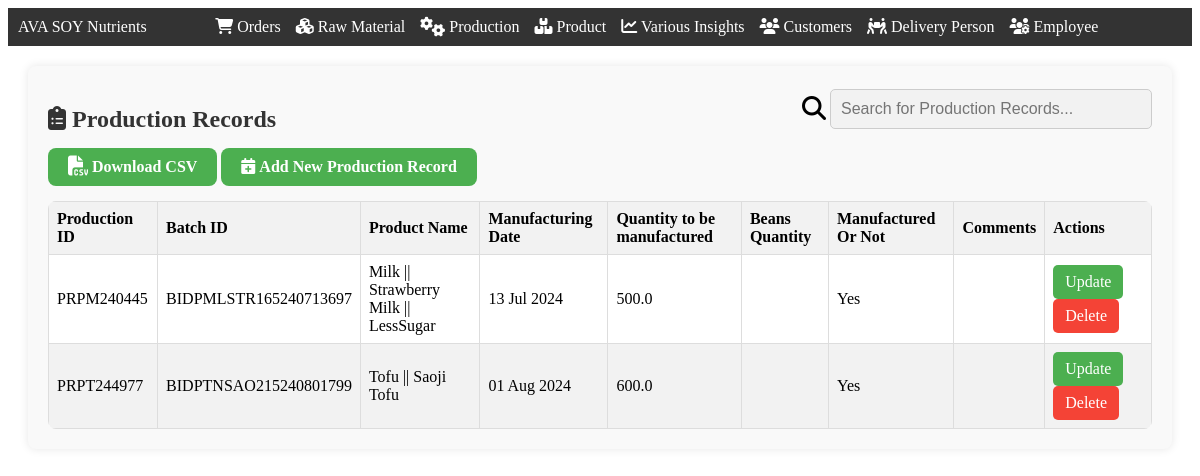
Page /production (signed in) on the committed database.
### app.py (models this page shows)
class Production(db.Model):
    ProductionID = db.Column(db.String(60), primary_key=True)
    BatchID = db.Column(db.String(20))
    ProductID = db.Column(db.String(60), db.ForeignKey('product.ProductID'))
    ManufacturingDate = db.Column(db.Date)
    ManufacturedQuantity = db.Column(db.Float)
    BeansQuantity = db.Column(db.Integer)
    ManufacturedOrNot = db.Column(db.Boolean)
    comments = db.Column(db.String(500))

class Product(db.Model):
    ProductID = db.Column(db.String(60), primary_key=True)
    ProductName = db.Column(db.String(255))
    Type = db.Column(db.Enum('Tofu', 'Milk'))
    SugarType = db.Column(db.String(50))
    ProductDescription = db.Column(db.String(255))
    Price = db.Column(db.Float)
    AvailableQuantity = db.Column(db.Integer)
    TotalQuantityProduced = db.Column(db.Integer)
    AvailableOrNot = db.Column(db.Boolean)

### app.py (the view)
@app.route('/production', methods=["GET", "POST"])
def production():
    print('hello')
    if session['LoggedIn']==True and (session['Designation']=="Admin" or  session['Designation']=="Production Manager"):
        productions = Production.query.all()
        products=Product.query.all()
        return render_template('production.html', productions=productions,products=products)
    print('bye')

### templates/production.html (shortened to what this page needs)
<!DOCTYPE html>
<html lang="en">
<head>
    <link rel="stylesheet" href="{{ url_for('static', filename='css/navbar.css') }}">
    <link rel="stylesheet" href="https://cdnjs.cloudflare.com/ajax/libs/font-awesome/6.5.1/css/all.min.css" />
</head>
<body>
    <div class="navbar">
        <div class="navbar-left">AVA SOY Nutrients</div>
        <div class="navbar-center">
            <a href="/orders"><i class="fa-solid fa-cart-shopping"></i> Orders</a>
            <a href="/inventory"><i class="fa-solid fa-cubes"></i> Raw Material</a>
            <a href="/production"><i class="fa-solid fa-gears fa-lg"></i> Production</a>
            <a href="/product"><i class="fa-solid fa-boxes-stacked"></i> Product</a>
            <a href="/variousinsights"><i class="fa-solid fa-chart-line"></i> Various Insights</a>
            <a href="/customers"><i class="fa-solid fa-users"></i> Customers</a>
            <a href="/delivery_person"><i class="fa-solid fa-people-carry-box"></i> Delivery Person</a>
            <a href="/employee"><i class="fa-solid fa-users-gear"></i> Employee</a>
        </div>
    </div>
<div class="container">
    <div class="row" style="display: flex; justify-content: space-between; align-items: center;">
        <h2><i class="fa-solid fa-clipboard-list"></i> Production Records</h2>
        <div class="search-container">
            <i class="fa-solid fa-magnifying-glass fa-xl"></i>
            <input type="text" id="searchInput" onkeyup="searchFunction()" placeholder="Search for Production Records...">
        </div>
    </div>
    <a href="/download_production_csv" class="add-production-btn"><i class="fa-solid fa-file-csv fa-lg"></i><b> Download CSV</b></a>
    <a href="/open_add_production" class="add-production-btn"><i class="fa-solid fa-calendar-plus"></i> <b> Add New Production Record</b></a>
    {% if productions|length == 0  %}
        <div class="alert" role="alert">
            <i class="fa-solid fa-face-sad-tear fa-lg"></i>
            <b>No production records found. Please add your first production record!</b>        </div>
    {% else %}
    <table>
        <thead>
            <tr>
                <th>Production ID</th>
                <th>Batch ID</th>
                <th>Product Name</th>
                <th>Manufacturing Date</th>
                <th>Quantity to be manufactured</th>
                <th>Beans Quantity</th>
                <th>Manufactured Or Not</th>
                <th>Comments</th>
                <th>Actions</th>
            </tr>
        </thead>
        <tbody>
            {% for production in productions %}
                <tr>
                    <td>{{ production.ProductionID }}</td>
                    <td>{{ production.BatchID }}</td>
                    {% for  product in products  %}
                            {% if product.ProductID == production.ProductID %}
                            <td>{{ product.Type }} || {{ product.ProductName }} {% if product.SugarType %}
                                || {{ product.SugarType }}
                            {% endif %}</td>
                            {% endif %}
                    {% endfor %}
                    <td>{{ production.ManufacturingDate.strftime('%d %b %Y') }}</td>
                    <td>{{ production.ManufacturedQuantity }}</td>
                    <td>{{ production.BeansQuantity }}</td>
                    <td>{{ "Yes" if production.ManufacturedOrNot else "No" }}</td>
                    <td>{{ production.comments }}</td>
                    <td class="action-cell">
                        <a href="/open_update_production/{{ production.ProductionID }}" class="action-btn btn-success">Update</a>
                        <a href="#" onclick="confirmDelete('{{ production.ProductionID }}');" class="action-btn btn-danger">Delete</a>
                    </td>
                </tr>
            {% endfor %}
        </tbody>
    </table>
    {% endif %}
</div>
</body>
</html>

### static/css/navbar.css (style rules this page uses)
.navbar { background-color: #333; color: white; display: flex; justify-content: space-between; align-items: center; padding: 10px; }
.navbar-center { flex: 1; display: flex; justify-content: center; }
.navbar-center a { color: white; text-decoration: none; margin-right: 15px; }
.search-container { margin-bottom: 15px; }
.search-container input[type=text] { width: 300px; padding: 10px; border: 1px solid #ccc; border-radius: 5px; font-size: 16px; background-color: #f2f2f2; }

### templates/production.html (style rules this page uses)
.container { margin: 20px; padding: 20px; border-radius: 8px; background-color: #f9f9f9; box-shadow: 0 0 10px rgba(0, 0, 0, 0.1); }
h2 { font-size: 24px; margin-bottom: 15px; color: #333; }
table { width: 100%; border-collapse: collapse; background-color: #fff; border-radius: 8px; overflow: hidden; }
table th, table td { border: 1px solid #ddd; padding: 8px; text-align: left; }
thead { background-color: #f2f2f2; }
tbody tr:nth-child(even) { background-color: #f2f2f2; }
.add-production-btn { background-color: #4CAF50; border: none; color: white; padding: 10px 20px; text-align: center; text-decoration: none; font-size: 16px; margin-bottom: 15px; cursor: pointer; border-radius: 8px; display: inline-block; transition: background-color 0.3s ease; }
.action-btn { display: inline-block; padding: 8px 12px; margin-right: 5px; border-radius: 5px; text-decoration: none; transition: background-color 0.3s ease; }
.btn-success { background-color: #4CAF50; color: white; }
.btn-danger { background-color: #f44336; color: white; }

### rows in the picture
Production: ProductionID "PRPM240445", BatchID "BIDPMLSTR165240713697", ManufacturingDate "13 Jul 2024", ManufacturedQuantity "500.0", ManufacturedOrNot "Yes"
Product: Type "Milk", ProductName "Strawberry Milk", SugarType "LessSugar"
Production: ProductionID "PRPT244977", BatchID "BIDPTNSAO215240801799", ManufacturingDate "01 Aug 2024", ManufacturedQuantity "600.0", ManufacturedOrNot "Yes"
Product: Type "Tofu", ProductName "Saoji Tofu"
